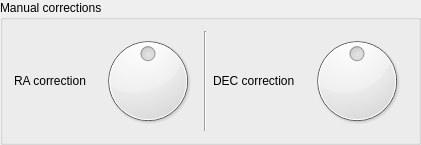
        <widget class="QGroupBox" name="groupBoxManualCorrections">
         <property name="title">
          <string>Manual corrections</string>
         </property>
         <layout class="QGridLayout" name="gridLayout_8">
          <item row="0" column="0">
           <widget class="QLabel" name="label_26">
            <property name="text">
             <string>RA correction</string>
            </property>
           </widget>
          </item>
          <item row="0" column="6">
           <widget class="QDial" name="dialDECCorrection">
            <property name="minimumSize">
             <size>
              <width>100</width>
              <height>100</height>
             </size>
            </property>
            <property name="minimum">
             <number>-1000000</number>
            </property>
            <property name="maximum">
             <number>1000000</number>
            </property>
           </widget>
          </item>
          <item row="0" column="4">
           <widget class="QLabel" name="label_27">
            <property name="text">
             <string>DEC correction</string>
            </property>
           </widget>
          </item>
          <item row="0" column="5">
           <widget class="tlinsWDecimalValue" name="manualDecCorrection" native="true"/>
          </item>
          <item row="0" column="1">
           <widget class="tlinsWDecimalValue" name="manualRaCorrection" native="true"/>
          </item>
          <item row="0" column="2">
           <widget class="QDial" name="dialRACorrection">
            <property name="minimumSize">
             <size>
              <width>100</width>
              <height>100</height>
             </size>
            </property>
            <property name="minimum">
             <number>-1000000</number>
            </property>
            <property name="maximum">
             <number>1000000</number>
            </property>
           </widget>
          </item>
          <item row="0" column="3">
           <widget class="Line" name="line_4">
            <property name="orientation">
             <enum>Qt::Vertical</enum>
            </property>
           </widget>
          </item>
         </layout>
        </widget>
